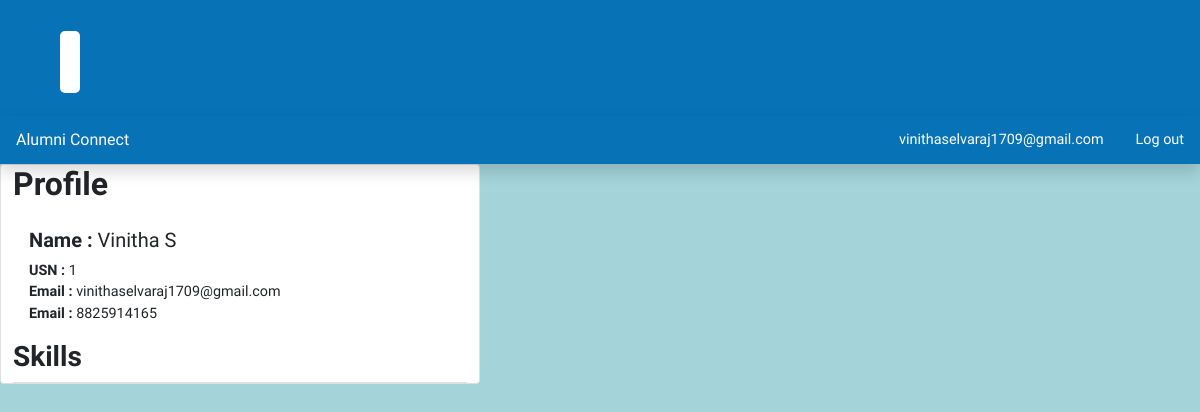
/students/sprofile (signed in), run on the app's committed database.
### student/models.py (models this page shows)
class Student(models.Model):
    class Meta:
        db_table = 'students'
    usn = models.CharField(max_length=10)
    user = models.OneToOneField(User, on_delete = models.CASCADE)
    name = models.CharField(max_length=50,validators=[RegexValidator('[+-/%@$^&*()!:;]',inverse_match=True)])
    phone = models.CharField(max_length=10)
    email = models.CharField(max_length=100, unique = True)
    rv_email = models.CharField(max_length=100, unique = True)
    branch = models.CharField(max_length=50)
    year_joined = models.DateField()

### student/views.py (the view)
# urls.py: path("sprofile", views.sprofile, name='sprofile'),
def sprofile(request):
    data=Student.objects.get(user=request.user)
    item=skills.objects.filter(stud=data)
    return render(request,'student/profile.html',{'data':data,'item':item})

### student/templates/student/profile.html (shortened to what this page needs)
{% extends "base.html" %}
{% block content %}
<div class="card" style="width: 30rem;">
    <h2><b>Profile</b></h2>
    <div class="card-body">
      <h5 class="card-title"> <b>Name : </b>{{data.name}}</h5>
      <p class="card-text"><b>USN : </b>{{data.usn}}
    <br><b>Email : </b>{{data.email}}
    <br><b>Email : </b>{{data.phone}}
</p>
    </div>
    <h3><b>Skills</b></h3>
    <ul class="list-group list-group-flush">
    </ul>
  </div>
{% endblock %}

### templates/base.html (shortened to what this page needs)
<!DOCTYPE html>
<html lang="en">
<head>
    {% include 'styles.html' %}
    <link rel="stylesheet" href="https://cdn.jsdelivr.net/npm/bootstrap-icons@1.7.2/font/bootstrap-icons.css">
</head>
<body style="background-image: url('https://encrypted-tbn0.gstatic.com/images?q=tbn:ANd9GcT_29Bc4_Br_L-YMg3EzgebvZsuxY8Dad6ALQ&usqp=CAU'); background-repeat: no-repeat;
background-attachment: fixed;
background-size: cover;">
    {% include 'rvheader.html' %}
    <header class="navbar navbar-dark sticky-top flex-md-nowrap p-0 shadow" style="background-color: #0772b5;">
        <a class="navbar-brand col-md-3 col-lg-2 me-0 px-3" href="{% url 'home' %}">Alumni Connect</a>
        <div class="navbar-nav">
            {% if user.is_authenticated %}
            <div class="nav-item text-nowrap">
                <a class="nav-link px-3" href="{% url 'home' %}">
                    {{ user.get_username }}
                </a>
            </div>
            {% endif %}
        </div>
        <div class="navbar-nav">
            {% if user.is_authenticated %}
            <div class="nav-item text-nowrap">
                <a class="nav-link px-3" href="{% url 'logout'%}?next=/">Log out</a>
            </div>
            {% else %}
            <div class="nav-item text-nowrap">
                <a class="nav-link px-3" href="{% url 'login' %}?next=/">Log in</a>
            </div>
            {% endif %}
        </div>
    </header>
    <div class="container-fluid">
        <div class="row">
            {% block content %}
            {% endblock %}
        </div>
    </div>
</body>
</html>

### static/css/style.css (style rules this page uses)
body { font-size: 0.9rem; font-family: 'Nunito', sans-serif; background-color:#41a6b079; }
.nav-link { color: #ffffff !important; }
a { color: cornflowerblue; text-decoration: none; }
.navbar-brand { padding-top: 0.75rem; padding-bottom: 0.75rem; font-size: 1rem; }

### data on the page
Student: name "Vinitha S", usn "1", email "vinithaselvaraj1709@gmail.com", phone "8825914165"

### other printed values
{{ user.get_username }} "vinithaselvaraj1709@gmail.com"
